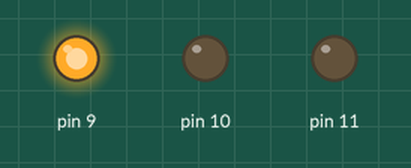
Bench run of a sketch on a simulated Arduino Uno, built with avr-gcc and run on an emulated ATmega328P. Shown: output pins drawn as LEDs (lit = HIGH).

Above: at 0.5 s.
At 1.5 s:
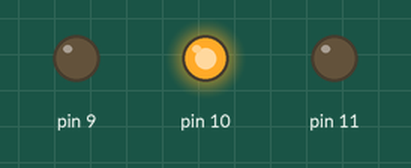
At 5.5 s:
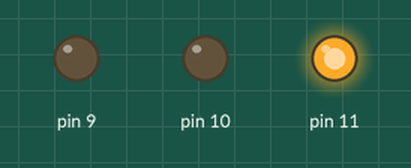
Timing chart, 0 to 6.9 s (numbered marks = the images above):
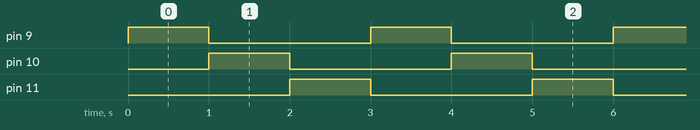

Measured:
- by itself, pin 9–11: alternates HIGH for 1.0 s and LOW for 2.0 s
- by itself, everything shown: repeats every 3.0 s, in 3 steps

The sketch:

rbgBlink.ino
```cpp
/* RGB Blink */

int del = 1000;
void setup () {

  pinMode(9, OUTPUT);
  pinMode(10, OUTPUT);
  pinMode(11, OUTPUT);
}
void loop() {
  digitalWrite(9, HIGH);   // turns on red
  digitalWrite(11, LOW);   // turns off blue
  delay(del);
  digitalWrite(10, HIGH);  // turns on green
  digitalWrite(9, LOW);    // turns off red
  delay(del);
  digitalWrite(11, HIGH);  // turns on blue
  digitalWrite(10, LOW);   // turns off green
  delay(del);
}
```
